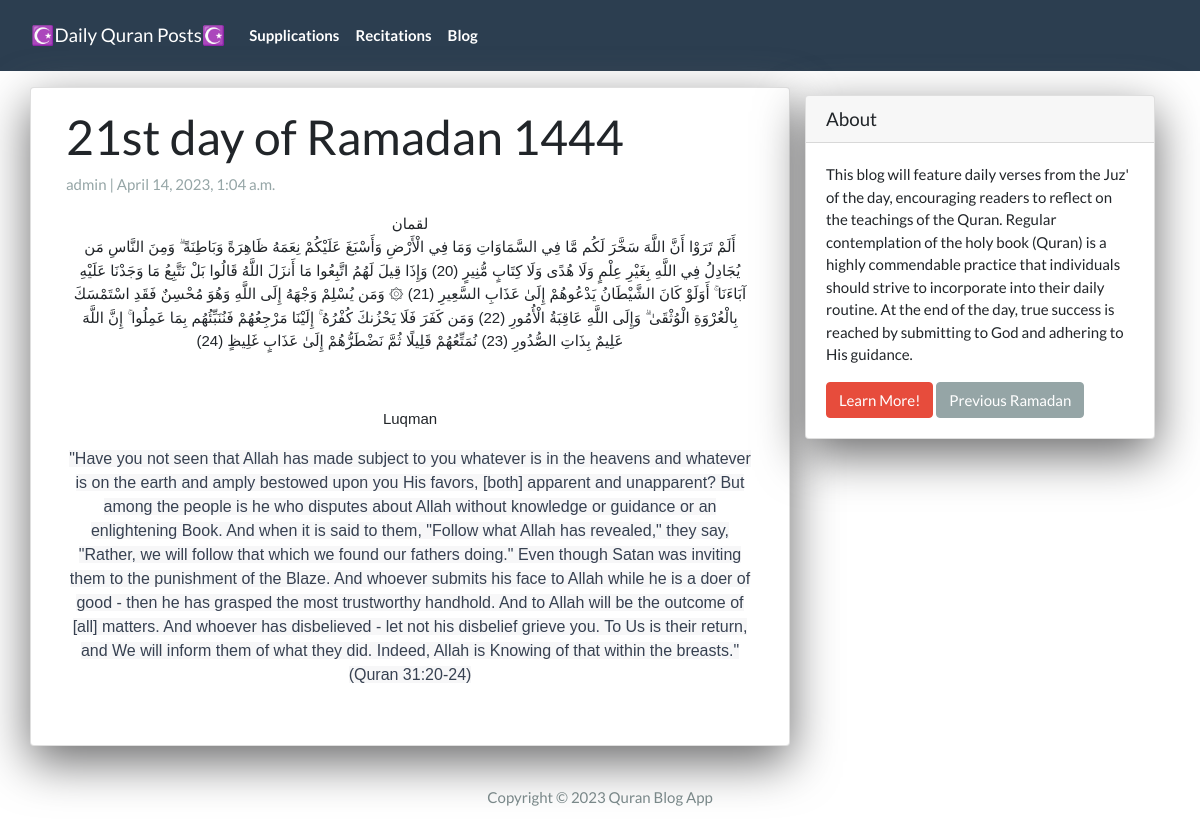
/21stday/, run on the app's committed database.
### App/models.py (models this page shows, shortened)
class Post(models.Model):
  title =  models.CharField(max_length=200, unique=True)
  slug =   models.SlugField(max_length=200, unique=True)
  author = models.ForeignKey(User, on_delete=models.CASCADE, related_name='blog_posts')
  created_on = models.DateTimeField(auto_now_add=True)
  updated_on = models.DateTimeField(auto_now=True)
  summary = RichTextField(blank=True, null=True)
  content = RichTextField(blank=True, null=True)
  video_link = EmbedVideoField(blank=True, null=True)
  status = models.IntegerField(choices=STATUS, default=0)
  class Meta:
    ordering = ['-created_on']

### App/views.py (the view)
# urls.py: path('<slug:slug>/',    PostView.as_view(),           name="post_detail"),
class PostView(DetailView):
  model = Post
  template_name = 'post_detail.html'

### App/templates/post_detail.html (shortened to what this page needs)
{% extends 'base.html' %}
{% load embed_video_tags %}
{% block content %}
<div class="container">
  <div class="row">
    <div class="col-md-8 card mb-4  mt-3 left  top">
      <div class="card-body">
        <h1>{% block title %} {{ post.title }} {% endblock title %}</h1>
        <p class=" text-muted">{{ post.author }} | {{ post.created_on }}</p>
        <p class="card-text ">{{ post.content | safe }}</p>
        <br>
      </div>
    </div>
    {% block sidebar %} {% include 'sidebar.html' %} {% endblock sidebar %}
  </div>
</div>
{% endblock content %}

### App/templates/sidebar.html (style rules this page uses)
.card { box-shadow: 0 16px 48px #6a6a6b; }

### data on the page
Post: title "21st day of Ramadan 1444", author "admin", created_on "April 14, 2023, 1:04 a.m.", content "لقمان أَلَمْ تَرَوْا أَنَّ اللَّهَ سَخَّرَ لَكُم مَّا فِي السَّمَاوَاتِ وَمَا فِي الْأَرْضِ وَأَسْبَغَ عَلَيْكُمْ نِعَمَهُ ظَاهِرَةً وَبَاطِنَةً ۗ وَمِنَ النَّاسِ مَن يُجَادِلُ فِي اللَّهِ بِغَيْرِ عِلْمٍ وَلَا هُدًى وَلَا كِتَابٍ مُّنِيرٍ (20) وَإِذَا قِيلَ لَهُمُ اتَّبِعُوا مَا أَنزَلَ اللَّهُ قَالُوا بَلْ نَتَّبِعُ مَا وَجَدْنَا عَلَيْهِ آبَاءَنَا ۚ أَوَلَوْ كَانَ الشَّيْطَانُ يَدْعُوهُمْ إِلَىٰ عَذَابِ السَّعِيرِ (21) ۞ وَمَن يُسْلِمْ وَجْهَهُ إِلَى اللَّهِ وَهُوَ مُحْسِنٌ فَقَدِ اسْتَمْسَكَ بِالْعُرْوَةِ الْوُثْقَىٰ ۗ وَإِلَى اللَّهِ عَاقِبَةُ الْأُمُورِ (22) وَمَن كَفَرَ فَلَا يَحْزُنكَ كُفْرُهُ ۚ إِلَيْنَا مَرْجِعُهُمْ فَنُنَبِّئُهُم بِمَا عَمِلُوا ۚ إِنَّ اللَّهَ عَلِيمٌ بِذَاتِ…"
